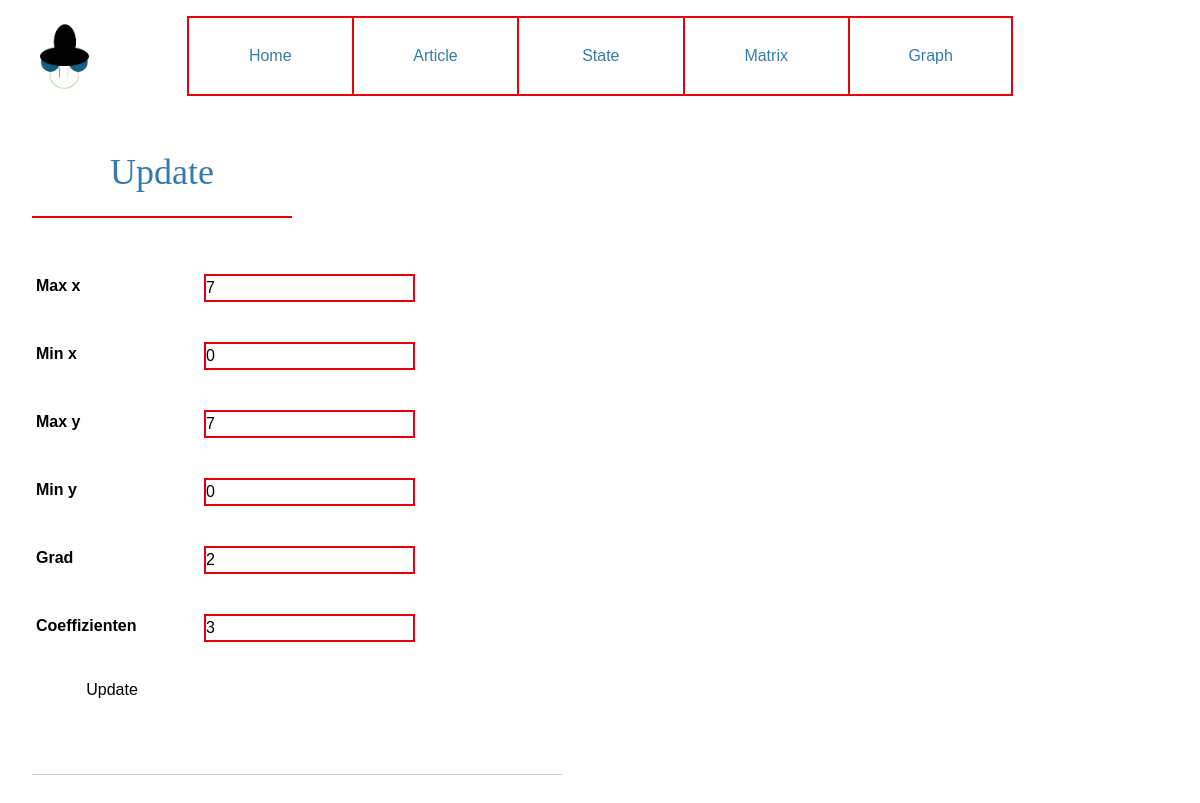
The app's page /graph/update/1, older data.
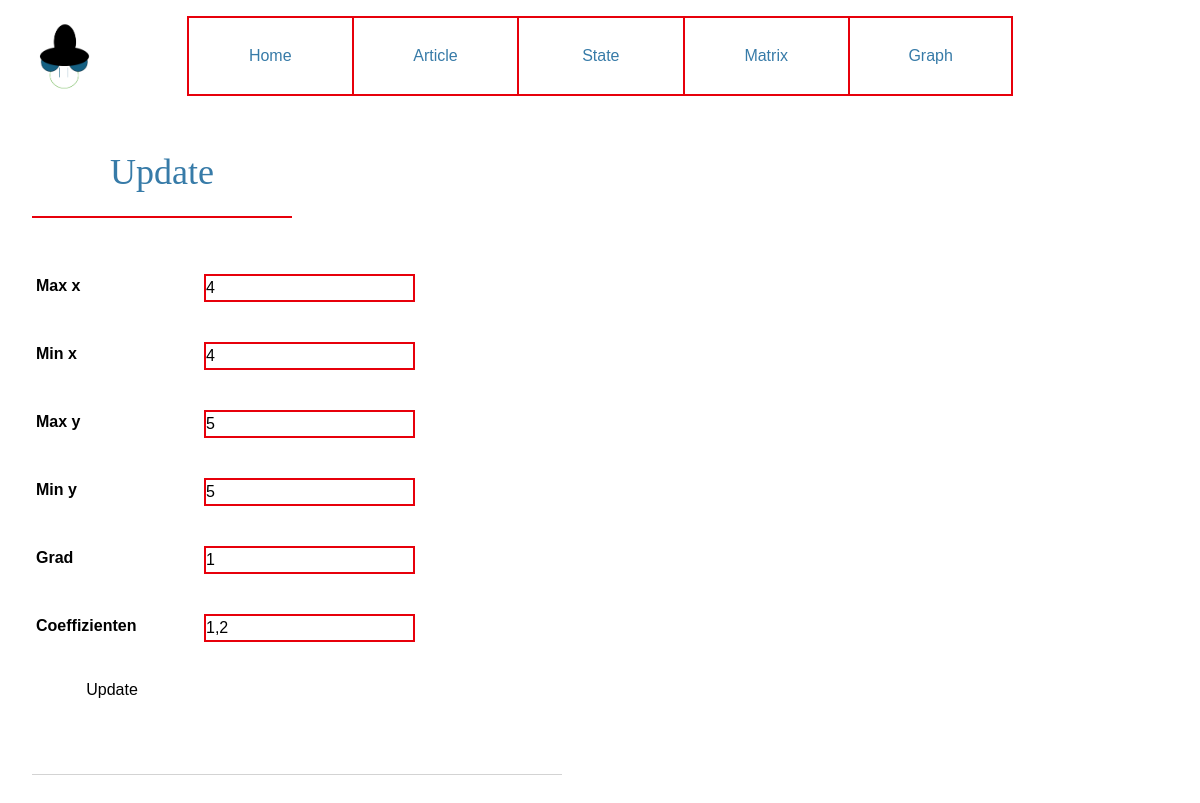
The same page, newer data.
### tables this page shows
CREATE TABLE graphs (
    id INTEGER PRIMARY KEY AUTOINCREMENT,
    max_x INTEGER,
    min_x INTEGER,
    max_y INTEGER,
    min_y INTEGER,
    grad INTEGER,
    coeffizienten VARCHAR
);

### EduProj/graph.py (the view, shortened to what this page needs)
@bp.route("/update/<id>", methods=["GET","POST"])
def updateGraphHTML(id):
    db = get_db()
    rawGraph = db.execute("SELECT * FROM graphs WHERE id = ?",
               (id,)).fetchone()
    graphProcessed = {  "max_x" : rawGraph["max_x"],
                        "min_x" : rawGraph["min_x"],
                        "max_y" : rawGraph["max_y"],
                        "min_y" : rawGraph["min_y"],
                        "grad" : rawGraph["grad"],
                        "coeffizienten" : rawGraph["coeffizienten"]
                }
    return render_template("graph/update.html", graphData = graphProcessed, cols_page = 1)

### EduProj/db.py (called while the page is built)
def get_db():
    if 'db' not in g:
        g.db = sqlite3.connect(
            current_app.config["DATABASE"],
            detect_types=sqlite3.PARSE_DECLTYPES
        )
        g.db.row_factory = sqlite3.Row #make_dicts #rows like dict
    return g.db

### EduProj/templates/graph/update.html
{% extends 'base.html' %}
{% block header %}
  <h1>{% block title %}Update{% endblock %}</h1>
{% endblock %}
{% block content %}
  <form method="post">
    <div>
      <div class="flex flex-rows mb-5 mt-5">
        <label for="rows" class="m-1 basis-40">Max x</label>
        <input name="max_x" id="max_x" value={{graphData["max_x"]}} class="m-1 border-2 border-red-600 basis-40" required>
      </div>
      <div class="flex flex-rows mb-5 mt-5">
        <label for="rows" class="m-1 basis-40">Min x</label>
        <input name="min_x" id="min_x" value={{graphData["min_x"]}} class="m-1 border-2 border-red-600 basis-40" required>
      </div>
      <div class="flex flex-rows mb-5 mt-5">
        <label for="rows" class="m-1 basis-40">Max y</label>
        <input name="max_y" id="max_y" value={{graphData["max_y"]}} class="m-1 border-2 border-red-600 basis-40" required>
      </div>
      <div class="flex flex-rows mb-5 mt-5">
        <label for="rows" class="m-1 basis-40">Min y</label>
        <input name="min_y" id="min_y" value={{graphData["min_y"]}} class="m-1 border-2 border-red-600 basis-40" required>
      </div>
      <div class="flex flex-rows mb-5 mt-5">
        <label for="rows" class="m-1 basis-40">Grad</label>
        <input name="grad" id="grad" value={{graphData["grad"]}} class="m-1 border-2 border-red-600 basis-40" required>
      </div>
      <div class="flex flex-rows mb-5 mt-5">
        <label for="rows" class="m-1 basis-40">Coeffizienten</label>
        <input name="coeffizienten" id="coeffizienten" value={{graphData["coeffizienten"]}} class="m-1 border-2 border-red-600 basis-40" required>
      </div>
    </div>
    <input type="submit" value="Update">
  </form>
{% endblock %}

Row changes from the older to the newer data that the page shows:
now on this page (row edited): graphs: max_x "4", min_x "4", max_y "5", min_y "5", grad "1", coeffizienten "1,2"
Text that changed along with them:
form field max_x: "7" → (not shown)
form field min_x: "0" → (not shown)
form field max_y: "7" → (not shown)
form field min_y: "0" → (not shown)
form field grad: "2" → (not shown)
form field coeffizienten: "3" → (not shown)
